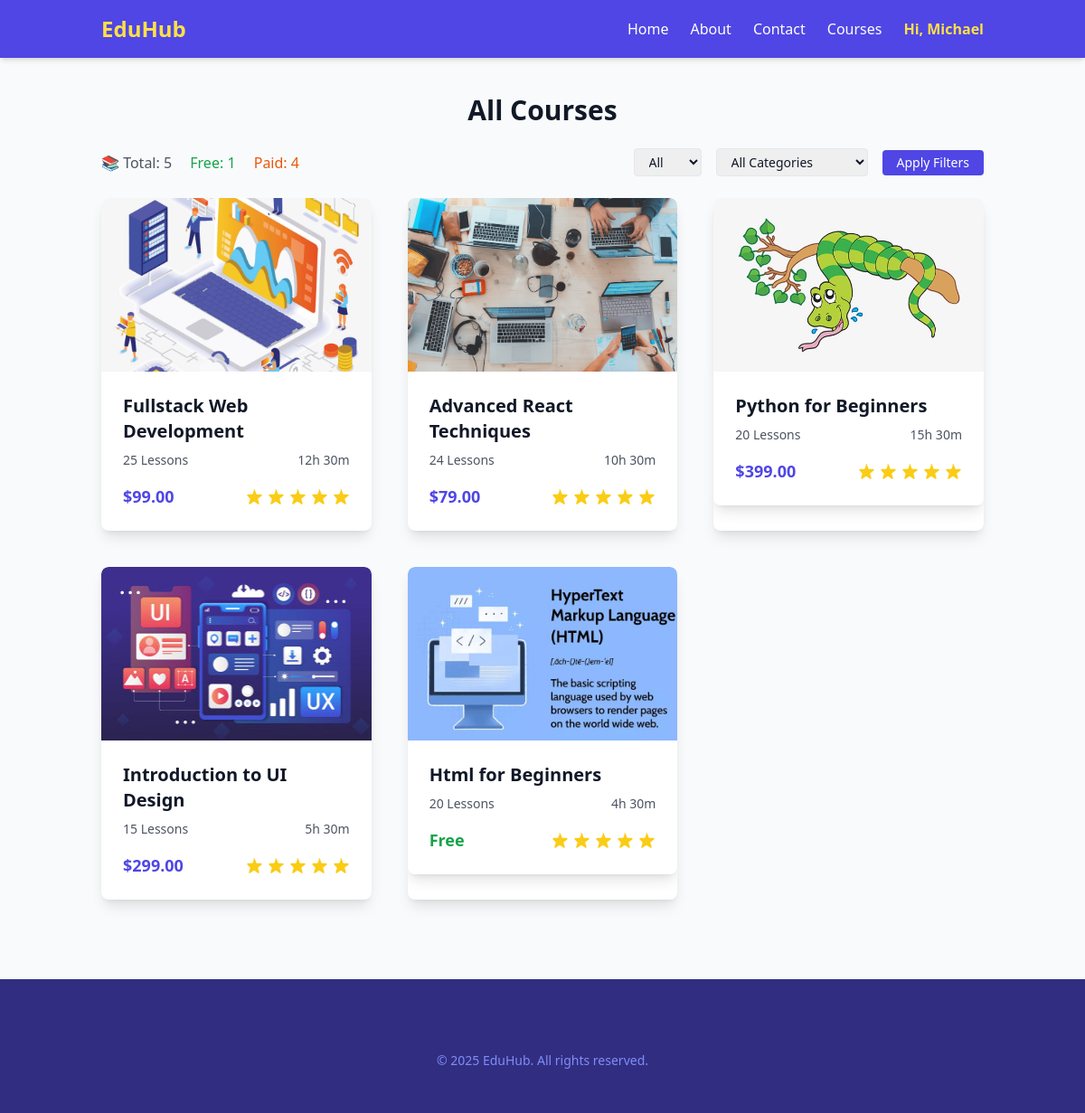
The app's page /courses/ (signed in) with its own data.
### courses/models.py (models this page shows, shortened)
class Course(models.Model):
    title = models.CharField(max_length=200)
    slug = models.SlugField(unique=True, blank=True)
    category = models.ForeignKey(Category, on_delete=models.CASCADE, related_name="courses")
    author = models.ForeignKey(User, on_delete=models.CASCADE)
    description = models.TextField(blank=True, null=True)
    lessons_count = models.PositiveIntegerField(default=0)
    duration = models.CharField(max_length=50, blank=True, null=True)  # e.g., "10h 30m"
    price = models.DecimalField(max_digits=6, decimal_places=2, default=0.00)
    image = models.ImageField(upload_to="courses/", blank=True, null=True)

### courses/views.py (the view)
# urls.py: path('courses/', filtered_course_list, name='course_list'),
def filtered_course_list(request):
    courses = Course.objects.all()
    categories = Category.objects.all()
    course_type = request.GET.get("type")  # "free" or "paid"
    category_slug = request.GET.get("category")
    if course_type == "free":
        courses = courses.filter(price=0)
    elif course_type == "paid":
        courses = courses.exclude(price=0)
    if category_slug:
        courses = courses.filter(category__slug=category_slug)
    free_count = Course.objects.filter(price=0).count()
    paid_count = Course.objects.exclude(price=0).count()
    context = {
        "courses": courses,
        "categories": categories,
        "selected_type": course_type,
        "selected_category": category_slug,
        "free_count": free_count,
        "paid_count": paid_count,
    }
    return render(request, "courses/courses_list.html", context)

### courses/context_processors.py (called while the page is built)
def courses_dropdown(request):
    categories = []
    try:
        categories = Category.objects.prefetch_related("courses").all()
    except (OperationalError, ProgrammingError):
        categories = []
    except Exception:
        categories = []
    return {"nav_categories": categories}

### templates/courses/courses_list.html (shortened to what this page needs)
{% extends "base.html" %}
{% block content %}
<section id="courses" class="container mx-auto px-6 py-10">
  <h2 class="text-3xl font-bold text-center mb-6">All Courses</h2>
  <div class="flex flex-col md:flex-row justify-between items-center mb-6 space-y-4 md:space-y-0">
    <div class="text-gray-600">
      <span class="mr-4">📚 Total: {{ courses|length }}</span>
      <span class="mr-4 text-green-600">Free: {{ free_count }}</span>
      <span class="text-orange-600">Paid: {{ paid_count }}</span>
    </div>
    <form method="get" class="flex flex-wrap items-center gap-4">
      <select name="type" class="border rounded px-3 py-1 text-sm">
        <option value="">All</option>
      </select>
      <select name="category" class="border rounded px-3 py-1 text-sm">
        <option value="">All Categories</option>
      </select>
      <button type="submit" class="bg-indigo-600 text-white px-4 py-1 rounded hover:bg-indigo-700 text-sm">
        Apply Filters
      </button>
    </form>
  </div>
  <div class="grid gap-10 md:grid-cols-2 lg:grid-cols-3">
    {% for course in courses %}
      <a href="{% url 'course_detail' course.slug %}" class="block bg-white rounded-lg shadow-lg overflow-hidden hover:shadow-2xl transition-shadow">
        <div class="bg-white rounded-lg shadow-lg overflow-hidden hover:shadow-2xl transition-shadow">
          {% if course.image %}
            <img src="{{ course.image.url }}" alt="{{ course.title }}" class="w-full h-48 object-cover" />
          {% else %}
            <img src="https://via.placeholder.com/800x400?text=No+Image" class="w-full h-48 object-cover" />
          {% endif %}
          <div class="p-6">
            <h3 class="text-xl font-semibold mb-2">{{ course.title }}</h3>
            <div class="flex justify-between text-sm text-gray-600 mb-4">
              <span>{{ course.lessons_count }} Lessons</span>
              <span>{{ course.duration }}</span>
            </div>
            <div class="flex justify-between items-center">
              <div class="{% if course.price == 0 %}text-green-600{% else %}text-indigo-600{% endif %} font-bold text-lg">
                {% if course.price == 0 %}Free{% else %}${{ course.price }}{% endif %}
              </div>
              <div class="flex items-center space-x-1 text-yellow-400">
              </div>
            </div>
          </div>
        </div>
      </a>
    {% empty %}
      <p class="text-gray-600 col-span-full">No courses found matching the selected filters.</p>
    {% endfor %}
  </div>
</section>
{% endblock %}

### templates/base.html (shortened to what this page needs)
<!DOCTYPE html>
<html lang="en">
<head>
  <script src="https://cdn.tailwindcss.com"></script>
</head>
<body class="bg-gray-50 text-gray-900">
  <header class="bg-indigo-600 text-white shadow-md sticky top-0 z-50">
    <div class="container mx-auto px-6 py-4 flex justify-between items-center">
      <a href="{% url 'home' %}" class="text-2xl font-bold text-yellow-300">EduHub</a>
      <nav class="hidden md:flex space-x-6 items-center">
        <a href="{% url 'home' %}" class="hover:text-yellow-300">Home</a>
        <a href="{% url 'about' %}" class="hover:text-yellow-300">About</a>
        <a href="{% url 'contact' %}" class="hover:text-yellow-300">Contact</a>
        <div class="relative group">
          <button class="hover:text-yellow-300 focus:outline-none">Courses</button>
        </div>
        {% if user.is_authenticated %}
          <div class="relative group">
            <button class="text-yellow-300 font-semibold focus:outline-none">
              Hi, {{ user.username }}
            </button>
          </div>
        {% else %}
          <a href="{% url 'login' %}" class="hover:text-yellow-300">Log In</a>
          <a href="{% url 'signup' %}" class="hover:text-yellow-300">Sign Up</a>
        {% endif %}
      </nav>
    </div>
  </header>
  <main>
    {% block content %}{% endblock %}
  </main>
  <footer class="bg-indigo-900 text-indigo-200 py-12 mt-12">
    <div class="container mx-auto px-6 text-center">
      <p class="mt-8 text-sm text-indigo-400">&copy; 2025 EduHub. All rights reserved.</p>
    </div>
  </footer>
</body>
</html>

### records on screen
Course: image (picture), title "Fullstack Web Development", lessons_count "25", duration "12h 30m", price "99.00"
Course: image (picture), title "Advanced React Techniques", lessons_count "24", duration "10h 30m", price "79.00"
Course: image (picture), title "Python for Beginners", lessons_count "20", duration "15h 30m", price "399.00"
Course: image (picture), title "Introduction to UI Design", lessons_count "15", duration "5h 30m", price "299.00"
Course: image (picture), title "Html for Beginners", lessons_count "20", duration "4h 30m", price "Free"

### other values on screen
{{ user.username }} "Michael"
{{ courses|length }} "5"
{{ free_count }} "1"
{{ paid_count }} "4"
